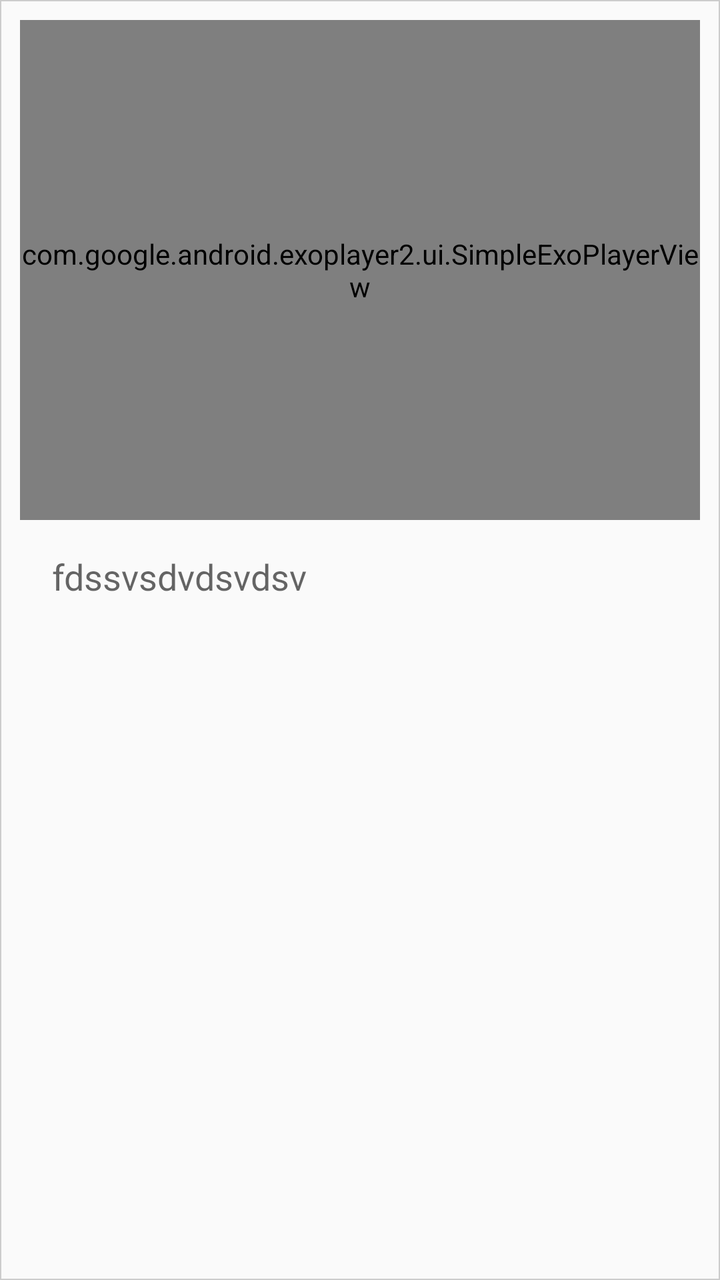
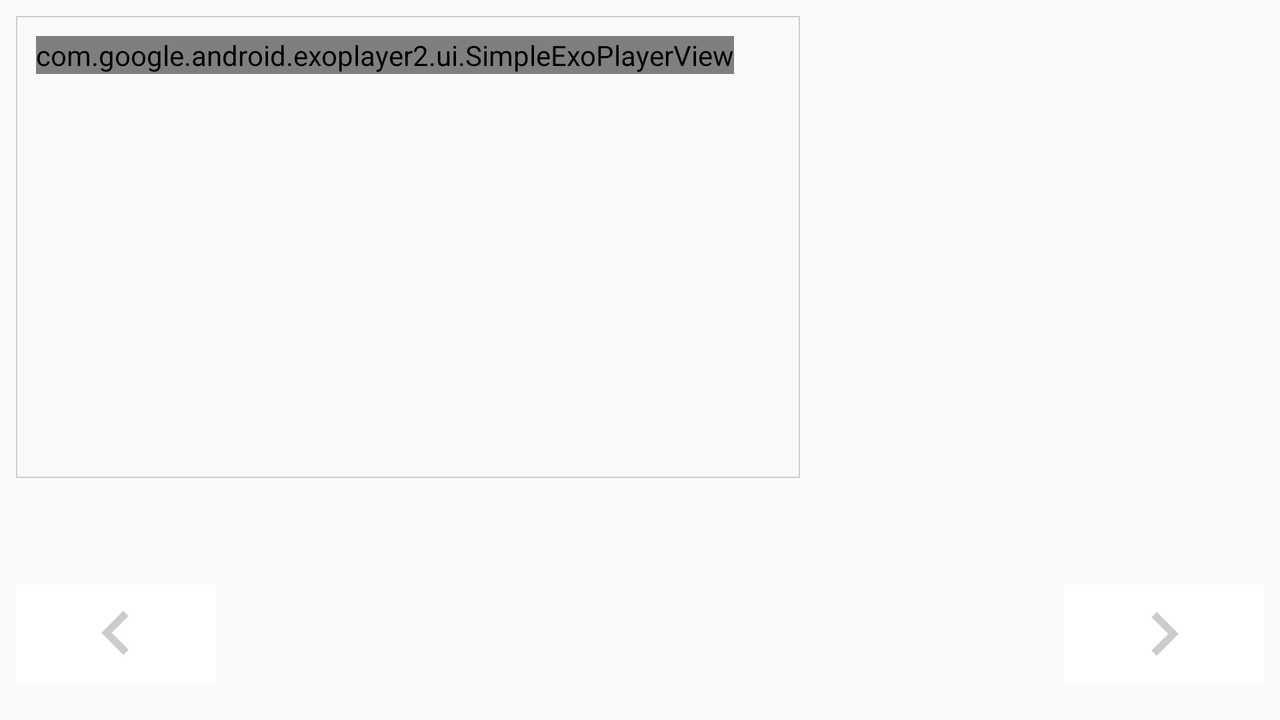

Compare how this app lays out the same screen by default and in its alternative resource folder. The renders come first, then the two layout files and the values they reference.
<!-- AndroidManifest.xml: application theme AppTheme -->
<!-- res/layout/step_fragment.xml -->
<?xml version="1.0" encoding="utf-8"?>
<LinearLayout android:layout_width="match_parent"
    android:layout_height="match_parent"
    xmlns:tools="http://schemas.android.com/tools"
    xmlns:app="http://schemas.android.com/apk/res-auto"
    android:orientation="vertical"
    android:background="@drawable/customborder"
    xmlns:android="http://schemas.android.com/apk/res/android">
    <RelativeLayout
        android:layout_width="wrap_content"
        android:layout_height="wrap_content">
    <com.google.android.exoplayer2.ui.SimpleExoPlayerView
        android:id="@+id/playerView"
        android:layout_width="wrap_content"
        android:layout_height="250dp"
        app:layout_constraintTop_toTopOf="parent"
        android:layout_marginTop="0dp"
        android:layout_marginRight="0dp"
        app:layout_constraintRight_toRightOf="parent"
        android:layout_marginBottom="0dp"
        app:layout_constraintBottom_toTopOf="@+id/horizontalHalf"
        android:layout_marginLeft="0dp"
        android:visibility="visible"
        app:layout_constraintLeft_toLeftOf="parent" />

        <android.support.constraint.Guideline
            android:id="@+id/horizontalHalf"
            android:layout_width="wrap_content"
            android:layout_height="wrap_content"
            android:orientation="horizontal"
            app:layout_constraintGuide_percent="0.5"
            tools:layout_editor_absoluteX="0dp"
            tools:layout_editor_absoluteY="256dp" />

        <ImageView
            android:layout_width="wrap_content"
            android:layout_height="250dp"
            android:src="@drawable/mariyam_default"
            android:fitsSystemWindows="true"
            app:layout_constraintTop_toTopOf="parent"
            android:layout_marginTop="0dp"
            android:layout_marginRight="0dp"
            android:id="@+id/default_mariyam"
            app:layout_constraintRight_toRightOf="parent"
            android:layout_marginBottom="0dp"
            app:layout_constraintBottom_toTopOf="@+id/horizontalHalf"
            android:layout_marginLeft="0dp"
            android:visibility="invisible"
            app:layout_constraintLeft_toLeftOf="parent"
            />

    </RelativeLayout>




    <android.support.v4.widget.NestedScrollView
        android:layout_width="match_parent"
        android:layout_height="wrap_content">


        <FrameLayout
            android:layout_width="match_parent"
            android:layout_height="wrap_content">

            <TextView
                android:id="@+id/step_desc_tv"
                style="@style/DetailDescTextStyle"
                android:layout_width="match_parent"
                android:layout_height="wrap_content"
                tools:text="fdssvsdvdsvdsv" />

        </FrameLayout>
    </android.support.v4.widget.NestedScrollView>

</LinearLayout>
<!-- resources referenced by this layout -->
<resources>
  <!-- drawable customborder (drawable) -->
  <?xml version="1.0" encoding="UTF-8"?>
  <shape xmlns:android="http://schemas.android.com/apk/res/android"
      android:shape="rectangle">/>
      <padding
          android:bottom="10dp"
          android:left="10dp"
          android:right="10dp"
          android:top="10dp" />
      <stroke
          android:width="0.5dp"
          android:color="#CCCCCC" />
  </shape>
  <!-- drawable mariyam_default: png bitmap (drawable, 972655 bytes) -->
  <style name="DetailDescTextStyle">
          <item name="android:layout_marginLeft">16dp</item>
          <item name="android:layout_marginRight">16dp</item>
          <item name="android:layout_marginTop">16dp</item>
          <item name="android:layout_marginBottom">16dp</item>
          <item name="android:textAppearance">@style/TextAppearance.AppCompat.Medium</item>
      </style>
  <style name="AppTheme" parent="Theme.AppCompat.Light.DarkActionBar">
          
          <item name="colorPrimary">@color/colorPrimary</item>
          <item name="colorPrimaryDark">@color/colorPrimaryDark</item>
          <item name="colorAccent">@color/colorAccent</item>
  
      </style>
  <color name="colorPrimary">#4E342E</color>
  <color name="colorPrimaryDark">#3E2723</color>
  <color name="colorAccent">#D81B60</color>
</resources>
<!-- res/layout-land/step_fragment.xml (the repository's variant of the layout above) -->
<!-- drawn on the phone turned sideways -->
<?xml version="1.0" encoding="utf-8"?>
<layout xmlns:android="http://schemas.android.com/apk/res/android"
    xmlns:app="http://schemas.android.com/apk/res-auto"
    xmlns:tools="http://schemas.android.com/tools">

    <android.support.constraint.ConstraintLayout
        android:layout_width="match_parent"
        android:layout_height="match_parent">

        <LinearLayout
            android:id="@+id/linearLayout"
            android:layout_width="392dp"
            android:layout_height="231dp"
            android:layout_marginStart="8dp"
            android:layout_marginTop="8dp"
            android:layout_marginEnd="8dp"
            android:layout_marginBottom="8dp"
            android:background="@drawable/customborder"
            android:orientation="vertical"
            app:layout_constraintBottom_toBottomOf="parent"
            app:layout_constraintEnd_toEndOf="parent"
            app:layout_constraintHorizontal_bias="0.0"
            app:layout_constraintStart_toStartOf="parent"
            app:layout_constraintTop_toTopOf="parent"
            app:layout_constraintVertical_bias="0.0">

            <RelativeLayout
                android:layout_width="wrap_content"
                android:layout_height="wrap_content">

                <com.google.android.exoplayer2.ui.SimpleExoPlayerView
                    android:id="@+id/playerView"
                    android:layout_width="wrap_content"
                    android:layout_height="wrap_content"
                    android:layout_marginLeft="0dp"
                    android:layout_marginTop="0dp"
                    android:layout_marginRight="0dp"
                    android:layout_marginBottom="0dp"
                    android:visibility="visible"
                    app:layout_constraintBottom_toTopOf="@+id/horizontalHalf"
                    app:layout_constraintLeft_toLeftOf="parent"
                    app:layout_constraintRight_toRightOf="parent"
                    app:layout_constraintTop_toTopOf="parent" />

                <android.support.constraint.Guideline
                    android:id="@+id/horizontalHalf"
                    android:layout_width="wrap_content"
                    android:layout_height="wrap_content"
                    android:orientation="horizontal"
                    app:layout_constraintGuide_percent="0.5"
                    tools:layout_editor_absoluteX="0dp"
                    tools:layout_editor_absoluteY="256dp" />

                <ImageView
                    android:id="@+id/default_mariyam"
                    android:layout_width="match_parent"
                    android:layout_height="match_parent"
                    android:layout_alignParentTop="true"
                    android:layout_alignParentBottom="true"
                    android:layout_marginLeft="0dp"
                    android:layout_marginTop="0dp"
                    android:layout_marginRight="0dp"
                    android:layout_marginBottom="0dp"
                    android:fitsSystemWindows="true"
                    android:src="@drawable/mariyam_default"
                    android:visibility="invisible"
                    app:layout_constraintBottom_toTopOf="@+id/horizontalHalf"
                    app:layout_constraintLeft_toLeftOf="parent"
                    app:layout_constraintRight_toRightOf="parent"
                    app:layout_constraintTop_toTopOf="parent" />

            </RelativeLayout>


            <android.support.v4.widget.NestedScrollView
                android:layout_width="100dp"
                android:layout_height="wrap_content">


                <FrameLayout
                    android:layout_width="match_parent"
                    android:layout_height="wrap_content">

                </FrameLayout>
            </android.support.v4.widget.NestedScrollView>
        </LinearLayout>

        <ImageButton
            android:id="@+id/prev_button"
            android:layout_width="100dp"
            android:layout_height="50dp"
            android:layout_alignParentBottom="true"
            android:layout_gravity="end"
            android:layout_marginStart="8dp"
            android:layout_marginTop="8dp"
            android:layout_marginBottom="8dp"
            android:background="#ffffff"
            android:src="@drawable/prev_arrow"
            app:layout_constraintBottom_toBottomOf="parent"
            app:layout_constraintEnd_toEndOf="parent"
            app:layout_constraintHorizontal_bias="0.0"
            app:layout_constraintStart_toStartOf="parent"
            app:layout_constraintTop_toTopOf="parent"
            app:layout_constraintVertical_bias="0.967" />

        <ImageButton
            android:id="@+id/next_button"
            android:layout_width="100dp"
            android:layout_height="50dp"
            android:layout_alignParentBottom="true"
            android:layout_marginStart="8dp"
            android:layout_marginTop="8dp"
            android:layout_marginEnd="8dp"
            android:layout_marginBottom="8dp"
            android:layout_toRightOf="@+id/prev_button"
            android:background="#ffffff"
            android:src="@drawable/next_arrow"
            app:layout_constraintBottom_toBottomOf="parent"
            app:layout_constraintEnd_toEndOf="parent"
            app:layout_constraintHorizontal_bias="1.0"
            app:layout_constraintStart_toStartOf="@+id/prev_button"
            app:layout_constraintTop_toTopOf="parent"
            app:layout_constraintVertical_bias="0.967" />

        <TextView
            android:id="@+id/step_desc_tv"
            style="@style/DetailDescTextStyle"
            android:layout_width="147dp"
            android:layout_height="228dp"
            android:layout_marginStart="8dp"
            android:layout_marginTop="8dp"
            android:layout_marginEnd="8dp"
            android:layout_marginBottom="8dp"
            app:layout_constraintBottom_toBottomOf="parent"
            app:layout_constraintEnd_toEndOf="parent"
            app:layout_constraintHorizontal_bias="0.981"
            app:layout_constraintStart_toStartOf="parent"
            app:layout_constraintTop_toTopOf="parent"
            app:layout_constraintVertical_bias="0.0" />

    </android.support.constraint.ConstraintLayout>
</layout>
<!-- resources referenced by the variant -->
<!-- as the phone turned sideways resolves them -->
<resources>
  <!-- drawable customborder (drawable) -->
  <?xml version="1.0" encoding="UTF-8"?>
  <shape xmlns:android="http://schemas.android.com/apk/res/android"
      android:shape="rectangle">/>
      <padding
          android:bottom="10dp"
          android:left="10dp"
          android:right="10dp"
          android:top="10dp" />
      <stroke
          android:width="0.5dp"
          android:color="#CCCCCC" />
  </shape>
  <!-- drawable mariyam_default: png bitmap (drawable, 972655 bytes) -->
  <!-- drawable next_arrow (drawable) -->
  <vector android:height="44dp" android:tint="#CCCCCC"
      android:viewportHeight="24.0" android:viewportWidth="24.0"
      android:width="44dp" xmlns:android="http://schemas.android.com/apk/res/android">
      <path android:fillColor="#FF000000" android:pathData="M8.59,16.34l4.58,-4.59 -4.58,-4.59L10,5.75l6,6 -6,6z"/>
  </vector>
  <!-- drawable prev_arrow (drawable) -->
  <vector xmlns:android="http://schemas.android.com/apk/res/android"
      android:width="44dp"
      android:height="44dp"
      android:tint="#CCCCCC"
      android:viewportWidth="24.0"
      android:viewportHeight="24.0">
      <path
          android:fillColor="#FF000000"
          android:pathData="M15.41,16.09l-4.58,-4.59 4.58,-4.59L14,5.5l-6,6 6,6z" />
  </vector>
  <style name="DetailDescTextStyle">
          <item name="android:layout_marginLeft">16dp</item>
          <item name="android:layout_marginRight">16dp</item>
          <item name="android:layout_marginTop">16dp</item>
          <item name="android:layout_marginBottom">16dp</item>
          <item name="android:textAppearance">@style/TextAppearance.AppCompat.Medium</item>
      </style>
  <style name="AppTheme" parent="Theme.AppCompat.Light.DarkActionBar">
          
          <item name="colorPrimary">@color/colorPrimary</item>
          <item name="colorPrimaryDark">@color/colorPrimaryDark</item>
          <item name="colorAccent">@color/colorAccent</item>
  
      </style>
  <color name="colorPrimary">#4E342E</color>
  <color name="colorPrimaryDark">#3E2723</color>
  <color name="colorAccent">#D81B60</color>
</resources>
